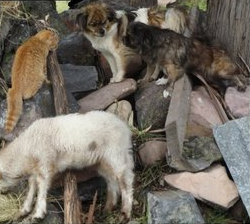
#> input picture images/dogs.png, 250 x 224 px, found by its file name
$ python 17_templateMatching.py
#> lines starting #> are read from the running program, lines starting #| are printed output that depends on the picture; after the words box and inside, x2 and y2 are one past the last pixel; in counts of white or black regions, pixels touching at a corner belong together; long printed decimals are rounded
import numpy as np
import cv2

img = cv2.imread("images\dogs.png", 1)
#> img is the input picture: shape (224, 250, 3); mean B, G, R 95.9, 106.1, 113.2
template  = cv2.imread("images\dog_head.png", 1)
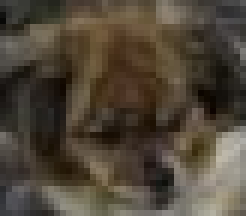
#> input picture images/dog_head.png, 41 x 36 px, found by its file name (shown 6 times larger)
#> template is the input picture: shape (36, 41, 3); mean B, G, R 56.5, 70, 79.6

cv2.imshow("Img", img)
cv2.imshow("Template", template)

result = cv2.matchTemplate(img, template, cv2.TM_CCOEFF_NORMED)
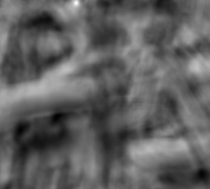
#> result: shape (189, 210) float32; min -0.551, max 0.91, mean 0.00146; drawn with min black and max white
min_val, max_val, min_loc, max_loc = cv2.minMaxLoc(result)
#> min_val = -0.551; max_val = 0.91; min_loc = (57, 116); max_loc = (76, 2)
print(min_val, max_val, min_loc, max_loc)
#| -0.5508 0.9102 (57, 116) (76, 2)
cv2.circle(result, max_loc, 20,255,2)
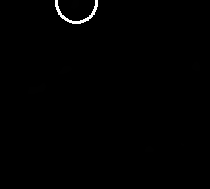
#> result: shape (189, 210) float32; 0.53% of pixels changed, all inside (x1, y1, x2, y2) = (55, 0, 98, 24); drawn with min black and max white
cv2.imshow("Result", result)
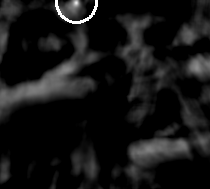
#> window 'Result': shape (189, 210); min 0, max 255, mean 20.8

cv2.waitKey(0)
cv2.destroyAllWindows()
